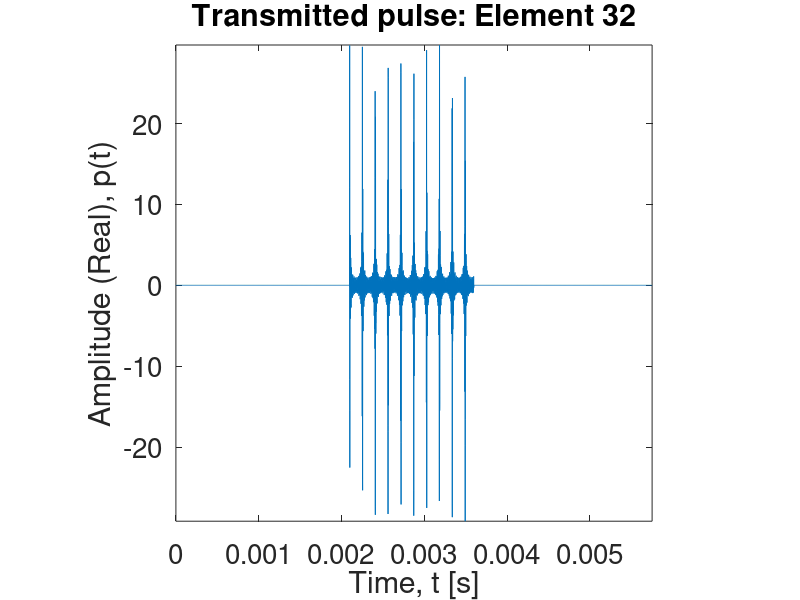
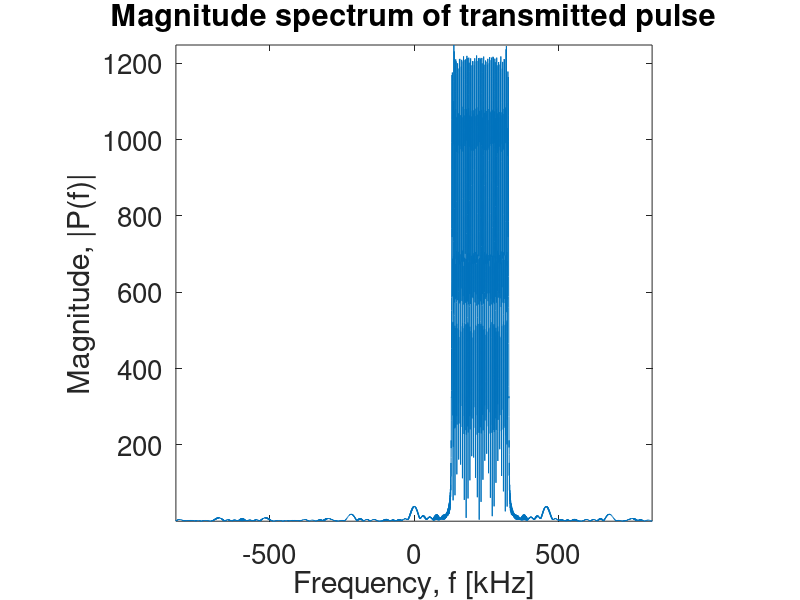
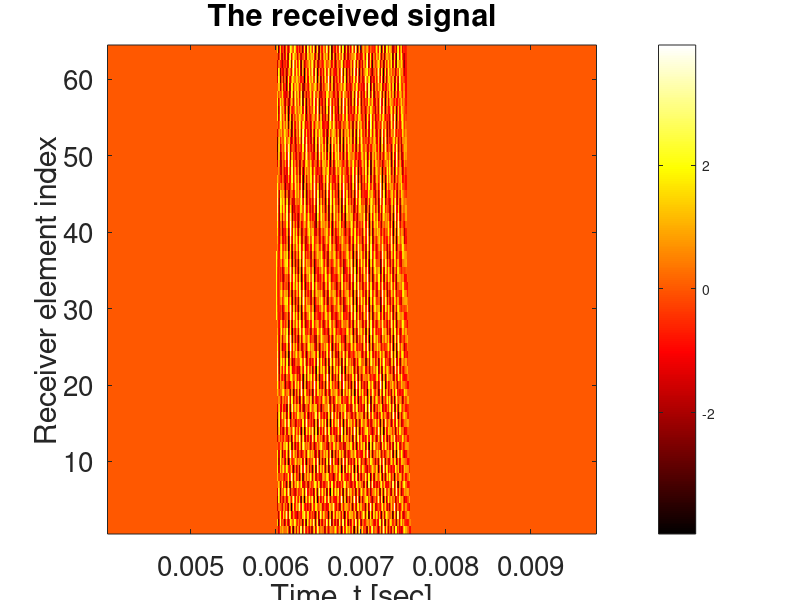

These charts were generated, in order, by the following MATLAB code: (Note: this script raises an error after producing the figures.)
%% 3D VOLUMETRIC SONAR IMAGING USING THE SINGLE PING METHODOLOGY
% Each elevation beam is allocated a given frequency.  The transmitted
% waveform is generated such that all the beams are encoded in one pulse.
% The 3D sonar volume is built by processing the returns from each beam
% using conventional 2D beamforming techniques.  Particularly, received
% data are basebanded prior to any focusing and pulse compression precedes
% beamforming.

%% GENERAL OPTIONS
close all
clear all
clc

% Figure print parameters
szAxScale = 20;
szAxLabel1 = 20;
szAxLabel2 = 14;

% Automatic near field compensation
autoNFComp = 1; 

% Debug mode
debug = 0;

%% GENERAL SONAR OPTIONS

c = 1500; % - speed of propagation
f0 = 130e3; % - start frequency
f1 = 330e3; % - stop frequency
Tp = 1.5e-3; % - Pulse duration

% Derived options:
fc = 0.5*(f0+f1); % Centre frequency
B = f1 - f0; % - Total bandwidth
B0 = B/2; % - Baseband bandwidth
lambda_c = c/fc; % Wavelength at centre frequency
lambda_max = c/f0; % Wavelength at start frequency
lambda_min = c/f1; % Wavelength at stop frequency

%% TRANSMIT ARRAY PROPERTIES

tx.M = 32; % - number of elements
tx.d = 25e-3; % - inter-element spacing
tx.a = tx.d; % - element width
tx.N = 31; % - number of beams
tx.Pos.xOffset = 0;
tx.Pos.yOffset = 0;
tx.Pos.zOffset = 0;
tx.Ref = tx.M/2 + 1;

% Derived properties:
tx.D = tx.d*tx.M;
if( tx.N > (2*tx.M - 1) || ~mod(tx.N,2) ) tx.N = 2*tx.M - 1; end; % - number of beams (ensure it is within the theoretical limit)
tx.Pos.x = tx.Pos.xOffset + zeros(1, tx.M); % - position vector of each element
tx.Pos.y = tx.Pos.yOffset + zeros(1, tx.M);
tx.Pos.z = tx.Pos.zOffset + ((0:tx.M-1) - tx.M/2).*tx.d;

tx.Beam.BFraction = 0.7;
tx.Beam.B = tx.Beam.BFraction*(f1 - f0)/tx.N;
tx.Beam.K = 0.5*tx.Beam.B/Tp;
tx.Beam.f0 = f0 + ( 0:(tx.N - 1)) * ((f1 - f0)/tx.N); % - beam bandwidth (start frequency and stop frequency) vector
tx.Beam.f1 = f0 + ( 0:(tx.N - 1)) * ((f1 - f0)/tx.N) + tx.Beam.B;
tx.Beam.fc = 0.5*(tx.Beam.f1 + tx.Beam.f0);
tx.Beam.lambda =  c./tx.Beam.f1;
tx.Beam.thetaMax = 2 * asin( tx.Beam.lambda/(2*tx.d) ); % - divergence angle
tx.Beam.theta3dB = asin( tx.Beam.lambda/tx.D );
tx.Beam.dtheta = min(tx.Beam.thetaMax)/tx.N;
tx.Beam.angle = ( -(tx.N-1)/2:(tx.N-1)/2 ) * tx.Beam.dtheta;
tx.Beam.Fresnel = (tx.D)^2/min(tx.Beam.lambda);

%% RECEIVE ARRAY PROPERTIES

rx.M = 64; % - number of elements
rx.d = 12.5e-3; % - inter-element spacing
rx.a = rx.d; % - element width
rx.N = 2*rx.M - 1; % - number of beams
rx.Shading.Type = 'hann'; % - shading function
rx.AmpError.Type = 'none'; % - array amplitude error vector
rx.PhaseError.Type = 'none'; % - array phase error vector
rx.Pos.xOffset = 0;
rx.Pos.yOffset = 0;
rx.Pos.zOffset = -(tx.D*1.05)/2;
rx.Ref = rx.M/2 + 1;

% Derived properties:
rx.D = rx.M*rx.d;
if(rx.N > (2*rx.M - 1) || ~mod(rx.N,2) ) rx.N = (2*rx.M - 1); end; % - number of beams (ensure it is within the theoretical limit)
rx.Pos.x = rx.Pos.xOffset + zeros(1, rx.M); % - position vector of each element
rx.Pos.y = rx.Pos.yOffset + ((0:rx.M-1) - rx.M/2).*rx.d;
rx.Pos.z = rx.Pos.zOffset + zeros(1, rx.M);

rx.Beam.thetaMax = 2*asin( lambda_min/(2*rx.d) ); % - array divergence angle
rx.Beam.theta3dB = asin(lambda_min/rx.D);
rx.Beam.dtheta = rx.Beam.thetaMax/rx.N;
rx.Beam.angle = ( -(rx.N - 1)/2:(rx.N - 1)/2 ) * rx.Beam.dtheta;
rx.Beam.Fresnel = (rx.D)^2/lambda_min;

%% IMAGING VOLUME PROPERTIES

R0 = 3.0; % - Start range
R1 = 6.0; % - stop range

Rc = 0.5*(R0 + R1); % Focal range
Y0 = 0.5*Rc*rx.Beam.thetaMax; % - Width (within the receive array max. steering angle at the given range)
Z0 = 0.5*Rc*min(tx.Beam.thetaMax); % - Height (within the transmit array max steering angle at the given range)

NearTarget.Pos.x = R0; NearTarget.Pos.y = 0; NearTarget.Pos.z = 0;
Tx2Target.x = NearTarget.Pos.x - tx.Pos.x(tx.Ref);
Tx2Target.y = NearTarget.Pos.y - tx.Pos.y(tx.Ref);
Tx2Target.z = NearTarget.Pos.z - tx.Pos.z(tx.Ref);
Tx2Target.range = sqrt(Tx2Target.x^2 + Tx2Target.y^2 + Tx2Target.z^2);

Rx2Target.x = NearTarget.Pos.x - rx.Pos.x(rx.Ref);
Rx2Target.y = NearTarget.Pos.y - rx.Pos.y(rx.Ref);
Rx2Target.z = NearTarget.Pos.z - rx.Pos.z(rx.Ref);
Rx2Target.range = sqrt(Rx2Target.x^2 + Rx2Target.y^2 + Rx2Target.z^2);

X0 = (Tx2Target.range + Rx2Target.range);

FarTarget.Pos.x = R1; FarTarget.Pos.y = Y0; FarTarget.Pos.z = Z0;
Tx2Target.x = FarTarget.Pos.x - tx.Pos.x(tx.Ref);
Tx2Target.y = FarTarget.Pos.y - tx.Pos.y(tx.Ref);
Tx2Target.z = FarTarget.Pos.z - tx.Pos.z(tx.Ref);
Tx2Target.range = sqrt(Tx2Target.x^2 + Tx2Target.y^2 + Tx2Target.z^2);

Rx2Target.x = FarTarget.Pos.x - rx.Pos.x(rx.Ref);
Rx2Target.y = FarTarget.Pos.y - rx.Pos.y(rx.Ref);
Rx2Target.z = FarTarget.Pos.z - rx.Pos.z(rx.Ref);
Rx2Target.range = sqrt(Rx2Target.x^2 + Rx2Target.y^2 + Rx2Target.z^2);

X1 = (Tx2Target.range + Rx2Target.range);

Xc = 0.5*(X0+X1);

%% TEMPORAL SAMPLING PROPERTIES

fs = 5*f1; % - Temporal sampling frequency
dt = 1/fs; % - Temporal Sampling interval

Ts = X0/c; % - sampling start time
Te = X1/c + 1.1*Tp; % - Sampling end time

n = 2*ceil((Te - Ts)/(2*dt)); % - number of temporal samples

df = 1/(n*dt); % - frequency rate

t = Ts + (0:n-1)*dt; % - time vector
f = df*(-n/2:n/2-1); % - frequency vector

%% TARGET COORDINATES

targets.N = 3;
targets.Pos.x = [ Rc, Rc, Rc];
targets.Pos.y = [ 0, 0.5*Y0, 0];
targets.Pos.z = [ 0, 0.35*Z0, -0.35*Z0];
targets.Pos.r = sqrt(targets.Pos.x.^2 + targets.Pos.y.^2 + targets.Pos.z.^2);
targets.Pos.phi = pi/2 - acos(targets.Pos.z./targets.Pos.r);
targets.Pos.theta = atan(targets.Pos.y./targets.Pos.r);

%% THE TRANSMIT PULSE

% K = 0.5*tx.Beam.B/Tp;

pt = zeros(tx.M, n);

for i = 1:tx.M
    cValue = zeros(1, n);
    for j = 1:tx.N
        beamDelay = (tx.M - i)*tx.d/c * sin(tx.Beam.angle(j));
        
        if(Rc < tx.Beam.Fresnel) 
            fresnelComp = ((i - tx.M/2 - 1)*tx.d)/(2*Rc)/c; 
        else
            fresnelComp = 0.0;
        end;
        
        td = t - Ts + fresnelComp - beamDelay - (n*dt - Tp)/2;
        
        beta = tx.Beam.f0(j);
        
        pha = 2*pi*(beta*td + tx.Beam.K*td.^2);
        
        cValue = cValue + exp(1j*pha).*(td >= 0 & td <= Tp);%.*(exp(-1j*2*pi*tx.Beam.fc(j)*(t-Ts)));        
    end;
    
    pt(i, :) = cValue;
    
    plot(t-Ts, real(cValue));
    title(['Transmitted pulse: Element ', num2str(i)], 'fontsize', szAxLabel2)
    xlabel('Time, t [s]', 'fontsize', szAxLabel1)
    ylabel('Amplitude (Real), p(t)', 'fontsize', szAxLabel1)
    h_fig=get(gcf,'CurrentAxes');
    set(h_fig, 'fontsize', szAxScale);
    axis 'square'; axis tight;
    pause(0.2);
end;

Pf = fftshift(fft(pt(tx.Ref,:)));
figure('name', 'Magnitude spectrum of transmitted signal')
plot(f/1000, abs(Pf));
title('Magnitude spectrum of transmitted pulse', 'fontsize', szAxLabel2)
xlabel('Frequency, f [kHz]', 'fontsize', szAxLabel1)
ylabel('Magnitude, |P(f)|', 'fontsize', szAxLabel1)
h_fig=get(gcf,'CurrentAxes');
set(h_fig, 'fontsize', szAxScale);
axis 'square'; axis tight

%% THE RECEIVED SIGNAL

% 2D array to hold the signal received by the receiver array
stu = zeros(rx.M, n);

for i = 1:tx.N
    fprintf('Simulating received signal from transmit beam at %.2f deg\n',tx.Beam.angle(i)*180/pi);
    for j = 1:targets.N
        withinTxBeam = (abs(targets.Pos.phi(j) - tx.Beam.angle(i)) <= tx.Beam.theta3dB(i)/2);
        
        for k = 1:rx.M
            % Vector connecting targets to transmitter
            Tx2Target.x = targets.Pos.x(j) - tx.Pos.x(tx.Ref);
            Tx2Target.y = targets.Pos.y(j) - tx.Pos.y(tx.Ref);
            Tx2Target.z = targets.Pos.z(j) - tx.Pos.z(tx.Ref);
            Tx2Target.range = sqrt(Tx2Target.x^2 + Tx2Target.y^2 + Tx2Target.z^2);

            % Vector connecting target to kth receiver
            Rx2Target.x = targets.Pos.x(j) - rx.Pos.x(k);
            Rx2Target.y = targets.Pos.y(j) - rx.Pos.y(k);
            Rx2Target.z = targets.Pos.z(j) - rx.Pos.z(k);
            Rx2Target.range = sqrt(Rx2Target.x^2 + Rx2Target.y^2 + Rx2Target.z^2);

            % Two-way delay from transmitter to target to kth element
            R = Tx2Target.range + Rx2Target.range;
            tau = R/c;
            td = t - tau;

            % The phase contribution of the jth target
            beta = tx.Beam.f0(i);
            pha = 2*pi*(beta*td + tx.Beam.K*td.^2);

            stu(k,:) = stu(k,:) + exp(1j*pha).*(td >= 0 & td <= Tp) * withinTxBeam;
        end;
    end;
end;

G = real(stu);
figure('name', 'The received signal')
colormap(hot(256));
imagesc(t, 1:rx.M, G);
title('The received signal', 'fontsize', szAxLabel2)
xlabel('Time, t [sec]', 'fontsize', szAxLabel1)
ylabel('Receiver element index', 'fontsize', szAxLabel1)
axis 'square'; axis 'xy'; colorbar
h_fig=get(gcf,'CurrentAxes');
set(h_fig, 'fontsize', szAxScale);

%% ARRAY SHADING FUNCTION

% Applying the array function to the received data
switch rx.Shading.Type
    case 'rect'
        w = ones(rx.M, 1);
    case 'hamming'
        w = hamming(rx.M);
    case 'hann'
        w = hann(rx.M);
    case 'blackman-harris'
        w = window(@blackmanharris, rx.M);
    case 'triangle'
        w = window(@triang, rx.M);
    case 'chebyshev'
        w = window(@chebwin, rx.M, 100);
    otherwise
        w = ones(rx.M, 1);
end;

w = w*ones(1, n);
stu = stu.*w;

%% BASEBANDING

% Baseband conversion
stuphi = zeros(rx.M, n, tx.N);

for i = 1:tx.N
    %fprintf('Beam band: %.2f kHz - %.2f kHz\n', tx.Beam.f0(i)/1000.0, tx.Beam.f1(i)/1000);
    
    bbKernel = ones(rx.M, 1)*exp(-1j*2*pi*tx.Beam.fc(i)*t);
    temp = stu.*bbKernel;
    
    ftemp = fftshift((fft(temp.')).',2).*(ones(rx.M,1)*(abs(f) <= tx.Beam.B/2));
    
    stuphi(:, :, i) = (ifft(fftshift(ftemp,2).')).';
    
    if (i == (tx.N-1)/2+1 && debug == 1)     
        figure('name', 'The received signal')
        plot(t, real(stu(rx.Ref,:)));
        title(['Received signal at ', num2str(tx.Beam.angle(i)*180/pi), ' deg'], 'fontsize', szAxLabel2)
        xlabel('Time, t [s]', 'fontsize', szAxLabel1)
        ylabel('Amplitude (Real), p(t)', 'fontsize', szAxLabel1)
        h_fig=get(gcf,'CurrentAxes');
        set(h_fig, 'fontsize', szAxScale);
        axis 'square'; axis tight;
        
        figure('name', 'The received signal after basebanding')
        plot(t, real(stuphi(rx.Ref,:,i)));
        title(['Received signal after basebanding at ', num2str(tx.Beam.angle(i)*180/pi), ' deg'], 'fontsize', szAxLabel2)
        xlabel('Time, t [s]', 'fontsize', szAxLabel1)
        ylabel('Amplitude (Real), p(t)', 'fontsize', szAxLabel1)
        h_fig=get(gcf,'CurrentAxes');
        set(h_fig, 'fontsize', szAxScale);
        axis 'square'; axis tight;
        
        figure('name', 'Magnitude spectrum of basebanded received signal')
        plot(f/1000, abs(ftemp(rx.Ref,:)));
        title('Magnitude spectrum of basebanded received signal', 'fontsize', szAxLabel2)
        xlabel('Frequency, f [kHz]', 'fontsize', szAxLabel1)
        ylabel('Magnitude, |P(f)|', 'fontsize', szAxLabel1)
        h_fig=get(gcf,'CurrentAxes');
        set(h_fig, 'fontsize', szAxScale);
        axis 'square'; axis tight
    end;
    
%     G = real(stuphi(:,:,i));
%     colormap(hot(256));
%     imagesc(t, 1:rx.M, G);
%     title('The received signal after basebanding', 'fontsize', szAxLabel2)
%     xlabel('Time, t [sec]', 'fontsize', szAxLabel1)
%     ylabel('Receive aperture, u [m]', 'fontsize', szAxLabel1)
%     axis 'square'; axis 'xy'; colorbar
%     h_fig=get(gcf,'CurrentAxes');
%     set(h_fig, 'fontsize', szAxScale);
%     pause(5);
end;


%% RANGE COMPRESSION

td = t-Ts;
for i = 1:tx.N    
    beta = tx.Beam.f0(i);
    
    pha = 2*pi*(beta*td + tx.Beam.K*td.^2);
    pt = exp(1j*pha).*(td >= 0 & td <= Tp);

    pt = pt.*(exp(-1j*2*pi*tx.Beam.fc(i)*td)); % Basebanding
    Pf = fftshift(fft(pt));
    
    Sfkuphi = fftshift((fft(stuphi(:,:,i).')).',2);
    temp = Sfkuphi.*(ones(rx.M, 1)*conj(Pf));
    
    stuphi(:, :, i) = (ifft(fftshift(temp,2).')).';
    
    if (i < 4 && debug == 1)
        G = abs(stuphi(:, :, i));
        figure('name',['Range compression image for beam ', num2str(tx.Beam.angle(i)*180/pi), ' deg'])
        colormap(hot(256));
        imagesc(c*t/2, 1:rx.N, G);
        title(['2D image of range compressed data for beam ',num2str(tx.Beam.angle(i)*180/pi), ' deg'], 'fontsize', szAxLabel2)
        xlabel('Range, ct [m]', 'fontsize', szAxLabel1)
        ylabel('Angle, \theta [deg]', 'fontsize', szAxLabel1)
        axis 'square'; axis 'xy'; colorbar
        h_fig=get(gcf,'CurrentAxes');
        set(h_fig, 'fontsize', szAxScale);
        pause(2)
    end;
end;

%% NEAR-FIELD COMPENSATION

RxToFocalRange.x = Rc - rx.Pos.x(rx.Ref);
RxToFocalRange.y = -rx.Pos.y(rx.Ref);
RxToFocalRange.z = -rx.Pos.z(rx.Ref);
RxToFocalRange.r = sqrt(RxToFocalRange.x^2 + RxToFocalRange.y^2 + RxToFocalRange.z^2);

if RxToFocalRange.r < rx.Beam.Fresnel && autoNFComp == 1    
    for i = 1:tx.N
        Sfu = fftshift((fft(stuphi(:, :, i).')).', 2);

        % Compensation for near-field effects
        compFilter = zeros(rx.M, n);
        for k = -rx.M/2:rx.M/2-1
            td_comp = ((k*rx.d).^2/(2*RxToFocalRange.r))/c;
            compFilter(k+rx.M/2+1, :) = exp(+1j*2*pi*(f+tx.Beam.fc(i))*td_comp);
        end;

        Sfu = Sfu.*compFilter;

        stuphi(:,:,i) = (ifft(fftshift(Sfu,2).')).';
        
        if (i < 4 && debug == 1)
            G = real(stuphi(:,:,i));
            figure('name', ['Near field compensation at ', num2str(tx.Beam.angle(i)*180/pi),' deg'])
            colormap(hot(256));
            imagesc(c*t/2, 1:rx.M, G);
            title(['Near field compensation at ', num2str(tx.Beam.angle(i)*180/pi),' deg'], 'fontsize', szAxLabel2)
            xlabel('Time, t [sec]', 'fontsize', szAxLabel1)
            ylabel('Receiver element index', 'fontsize', szAxLabel1)
            axis 'square'; axis 'xy'; colorbar
            h_fig=get(gcf,'CurrentAxes');
            set(h_fig, 'fontsize', szAxScale);
        end;
    end;
end;

%% FREQUENCY DOMAIN BEAMFORMING

% Zero pad in the spatial domain

stuphi = [ zeros(floor((rx.N - rx.M)/2),n,tx.N); stuphi; zeros(ceil((rx.N - rx.M)/2),n, tx.N) ];

for i = 1:tx.N
    Sfu = fftshift((fft(stuphi(:,:,i).')).');
    Sfku = fftshift(fft(Sfu),1);
    Stku = ifft(fftshift(Sfku.',1)).';
    
    stuphi(:,:,i) = Stku;
    
    if (i < 4 && debug == 1)
        G = abs(Stku);
        figure('name',['After beamforming at ', num2str(tx.Beam.angle(i)*180/pi),' deg'])
        colormap(hot(256));
        % imagesc(G);
        imagesc(c*t/2, 1:rx.N, G);
        title(['Beam-time domain at ', num2str(tx.Beam.angle(i)*180/pi),' deg'], 'fontsize', szAxLabel2)
        xlabel('Range, ct [m]', 'fontsize', szAxLabel1)
        ylabel('Angle, \theta [deg]', 'fontsize', szAxLabel1)
        axis 'square'; axis 'xy'; colorbar
        h_fig=get(gcf,'CurrentAxes');
        set(h_fig, 'fontsize', szAxScale);
    end;
end;


%% TEMPORAL DECIMATION

decimate.Ratio = 2*floor(fs/(2*(5*tx.Beam.B)));
decimate.Fs = fs/decimate.Ratio;
decimate.n = 2*floor(n/(2*decimate.Ratio));
decimate.dt = 1/decimate.Fs;

stuphiDecimated = zeros(size(stuphi,1), decimate.n, size(stuphi,3));

v = floor( linspace(1, n, decimate.n) );

for i = 1:tx.N
    for j = 1:rx.N
        for k = 1:decimate.n
            stuphiDecimated(j, k, i) = stuphi( j, v(k), i );
        end;
    end;
end;

nR = 2*ceil(((X1 - X0)/c)/(2*decimate.dt));

stuphiTargetRegion = zeros(size(G,1), nR, size(G,3));

for i = 1:tx.N
    for j = 1:rx.N
        for k = 1:nR
            stuphiTargetRegion(j,k,i) = stuphiDecimated(j,k,i);
        end;
    end;
end;

newD = rx.d*(rx.N);
dtheta = asind(lambda_min/newD);

if(tx.N > 1)
    figure
    H = vol3d('cdata', abs(stuphiTargetRegion), 'texture', '3D', 'YData', (-rx.N/2:rx.N/2-1)*dtheta, 'ZData', tx.Beam.angle*180/pi, 'XData', (Ts+(0:nR-1)*decimate.dt)*c/2);
    view(3);
    xlabel('Range, ct [m]', 'fontsize', szAxLabel1)
    ylabel('Angle, \theta [deg]', 'fontsize', szAxLabel1)
    zlabel('Elevation, \phi [deg]', 'fontsize', szAxLabel1)
    axis tight; axis 'square';  colorbar; grid on
    h_fig=get(gcf,'CurrentAxes');
    set(h_fig, 'fontsize', szAxScale); 
    alphamap('rampup');
    %alphamap(0.5.*alphamap);
else
    G = abs(stuphiTargetRegion);
    figure('name', 'Image')
    colormap(hot(256));
    % imagesc(G);
    imagesc((Ts+(0:nR-1)*decimate.dt)*c/2, (-rx.N/2:rx.N/2-1)*dtheta, G);
    title('Beam-time domain', 'fontsize', szAxLabel2)
    xlabel('Range, ct [m]', 'fontsize', szAxLabel1)
    ylabel('Angle, \theta [deg]', 'fontsize', szAxLabel1)
    axis 'square'; axis 'xy'; colorbar;
    h_fig=get(gcf,'CurrentAxes');
    set(h_fig, 'fontsize', szAxScale);
end;

